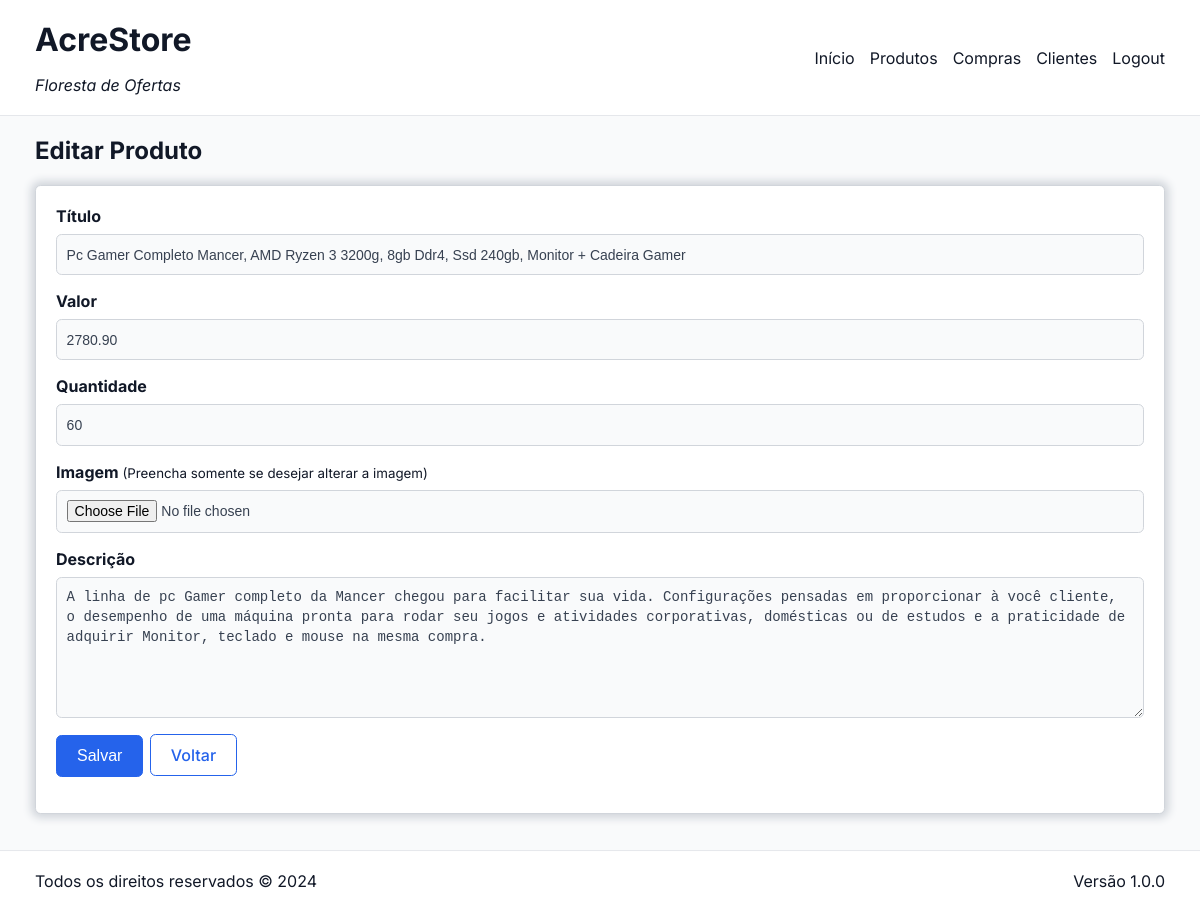
/produto/editar?id=1 (signed in), run on the app's committed database.
### tables this page shows
CREATE TABLE produto (
    id BIGINT(20) NOT NULL AUTO_INCREMENT PRIMARY KEY, 
    titulo VARCHAR(255) NOT NULL, 
    descricao TEXT NOT NULL, 
    valor DECIMAL(15,2) NOT NULL, 
    quantidade INT(9) NOT NULL DEFAULT 0, 
    imagem VARCHAR(255) NOT NULL
);

### base/system.php (called while the page is built, shortened)
<?php
function baseURL(): string
{
    return (isset($_SERVER['HTTPS']) ? 'https' : 'http').'://'.$_SERVER['HTTP_HOST'].APP_URL_BASE;
}
function route($path = '', array $vars = []): string
{
    $queryParams = count($vars) > 0 ? '?'.http_build_query($vars) : '';
    return baseURL().$path.$queryParams;
}
function view(string $file, array $vars = []): void
{
    require_once "app/views/pages/{$file}.php";
}

### base/connection.php (called while the page is built)
<?php
class DB
{
    private static $connection;
    public static function connection()
    {
        if (!isset(self::$connection)) {
            self::$connection = new PDO('mysql:host='.DB_HOST.';dbname='.DB_NAME, DB_USER, DB_PASS, [
                PDO::MYSQL_ATTR_INIT_COMMAND => 'SET NAMES '.DB_CODE
            ]);
            self::$connection->setAttribute(PDO::ATTR_ERRMODE, PDO::ERRMODE_EXCEPTION);
            self::$connection->setAttribute(PDO::ATTR_DEFAULT_FETCH_MODE, PDO::FETCH_OBJ);
        }
        return self::$connection;
    }
}

### app/models/ProdutoModel.php (called while the page is built, shortened)
<?php
class ProdutoModel extends DB
{
    public function get(int $id): object
    {
        $query = self::connection()->prepare('
            SELECT * FROM produto
            WHERE
                id = :id
        ');
        $query->bindValue(':id', $id, PDO::PARAM_INT);
        $query->execute();
        return $query->fetch();
    }
}

### app/views/pages/produto/edit.php (the view, shortened to what this page needs)
<div class="row-flex">
    <h2>Editar Produto</h2>
</div>
<div class="card-content">
    <form action="" method="POST" enctype="multipart/form-data">
        <div>
            <label for="titulo">Título</label>
            <input type="text" name="titulo" id="titulo" value="<?= $produto->titulo ?>" required>
        </div>
        <div>
            <label for="valor">Valor</label>
            <input type="number" name="valor" id="valor" step="1" value="<?= $produto->valor ?>" required>
        </div>
        <div>
            <label for="quantidade">Quantidade</label>
            <input type="number" name="quantidade" id="quantidade" step="1" value="<?= $produto->quantidade ?>" required>
        </div>
        <div>
            <label for="imagem">Imagem <small style="font-weight: 400;">(Preencha somente se desejar alterar a imagem)</small></label>
            <input type="file" name="imagem" id="imagem" accept="image/*">
        </div>
        <div>
            <label for="descricao">Descrição</label>
            <textarea name="descricao" id="descricao" rows="6" required><?= $produto->descricao ?></textarea>
        </div>
        <button type="submit" class="btn btn-blue">
            Salvar
        </button>
        <a href="<?= route('/produtos') ?>" class="btn btn-outline-blue">
            Voltar
        </a>
    </form>
</div>

### public/assets/css/style.css (style rules this page uses)
* { margin: 0; padding: 0; box-sizing: border-box; }
html, body { width: 100%; height: 100%; }
body { display: block; width: 100%; font-family: 'Inter', 'Trebuchet MS', 'Lucida Sans Unicode', 'Lucida Grande', 'Lucida Sans', Arial, sans-serif !important; color: #111827; background-color: #f9fafb; }
h1, h2, h3, h4, h5, h6 { margin-bottom: 1rem; }
a { color: #111827; text-decoration: none; }
label { display: block; font-size: 1rem; font-weight: bold; margin-bottom: 0.5rem; }
input:not([type="radio"], [type="checkbox"]), select, textarea { display: block; width: 100%; font-size: 0.875rem; line-height: 1.25rem; padding: 0.6rem; color: #374151; background-color: #f9fafb; border: 1px solid #d1d5db; border-radius: 0.35rem; margin-bottom: 1rem; }
input:not([type="radio"], [type="checkbox"]):focus, select:focus, textarea:focus { outline: none; border-color: #3b82f6; box-shadow: 0 0 0 0.25rem rgb(59 130 246 / 0.5); }
button, .btn { display: inline-flex; align-items: center; justify-content: center; font-size: 1rem; font-weight: 500; text-align: center; line-height: 1.25; text-decoration-line: none; color: #111827; background-color: #fff; border: 1px solid #d1d5db; border-radius: 0.35rem; padding: 0.625rem 1.25rem; margin-right: 0.125rem; margin-bottom: 1rem; transition: background 300ms ease; user-select: none; }
button[type="submit"], .btn-blue { color: #fff; background-color: #2563eb; border: 1px solid #2563eb; }
.btn-outline-blue { color: #2563eb; background-color: transparent; border: 1px solid #2563eb; }
.card-content { width: 100%; height: 100%; padding: 20px; margin: 0.25rem 0 1rem 0; background-color: #fff; border: 1px solid #d1d5db; border-radius: 0.35rem; z-index: 1; box-shadow: 0 0 0.5rem 0.25rem #d1d5db; }
.row-flex { width: 100%; display: inline-flex; align-items: center; justify-content: space-between; }

### data on the page
produto: titulo "Pc Gamer Completo Mancer, AMD Ryzen 3 3200g, 8gb Ddr4, Ssd 240gb, Monitor + Cadeira Gamer", valor "2780.90", quantidade "60", descricao "A linha de pc Gamer completo da Mancer chegou para facilitar sua vida. Configurações pensadas em proporcionar à você cliente, o desempenho de uma máquina pronta para rodar seu jogos e atividades corporativas, domésticas ou de estudos e a praticidade de adquirir Monitor, teclado e mouse na mesma compra."

### other printed values
APP_NAME "AcreStore"
APP_DESCRIPTION "Floresta de Ofertas"
APP_VERSION "1.0.0"
